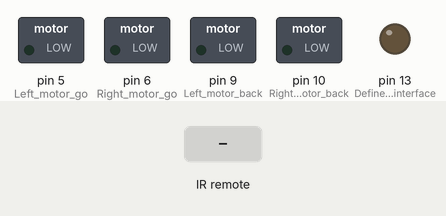
This sketch was run on a simulated Arduino Uno, built with avr-gcc and run on an emulated ATmega328P. Parts: switched loads named in the sketch (green lamp = pin HIGH), output pins drawn as LEDs (lit = HIGH). The inputs (shaded band) are chosen by the test bench.

Above: at 1.2 s.
1.3 s: infrared code 0x00FF18E7 received
At 2.5 s:
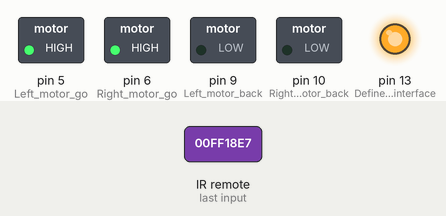
2.8 s: infrared code 0x00FF4AB5 received
At 3.7 s:
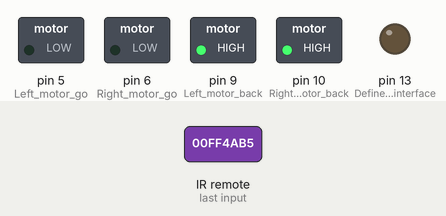
4.3 s: infrared code 0x00FF10EF received
At 4.9 s:
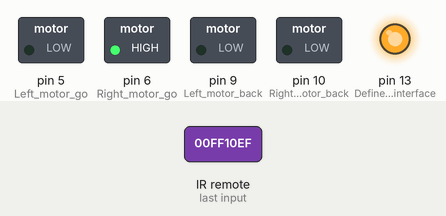
5.8 s: infrared code 0x00FF5AA5 received
At 7.0 s:
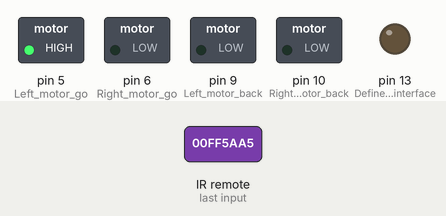
7.3 s: infrared code 0x00FF38C7 received
At 8.4 s:
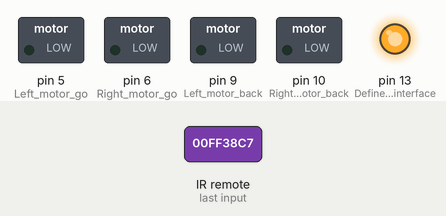
8.8 s: infrared code 0x00FF30CF received
At 9.5 s:
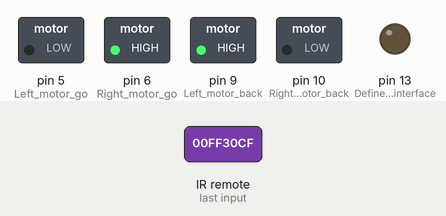
Timing chart, 0 to 11.3 s (numbered marks = the images above; inputs shaded):
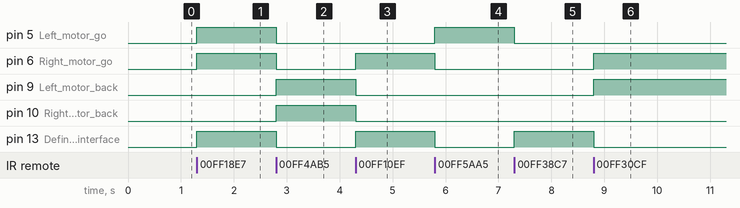

The sketch:

Remote_contorl.ino
```cpp
//============================yahboom========================================
//  Intelligent car IRemote contorl

//In the experiment, the received infrared signal is used as the signal for the distribution remote control,
//and the signal value can be printed out with other infrared signals control.

//The speed of the motor can not be adjusted in this experiment.
//The adjustment of the PWM value will affect the signal reception of the infrared
//=============================================================================
#include <IRremote.h>
int RECV_PIN = A4;//declare port
IRrecv irrecv(RECV_PIN);
decode_results results;//declare structure
int on = 0;//Marker bit
unsigned long last = millis();

long run_car = 0x00FF18E7;   //key 2
long back_car = 0x00FF4AB5;  //key 8
long left_car = 0x00FF10EF;  //key 4
long right_car = 0x00FF5AA5; //key 6
long stop_car = 0x00FF38C7;  //key 5
long left_turn = 0x00ff30CF; //key 1
long right_turn = 0x00FF7A85;//key 3
//==============================
int Left_motor_back=9;     //(IN1)
int Left_motor_go=5;       //(IN2)
int Right_motor_go=6;      //(IN3)
int Right_motor_back=10;   //(IN4)

void setup()
{
  //Initialize the motor drive IO for output mode
  pinMode(Left_motor_go,OUTPUT); // PIN 5 (PWM)
  pinMode(Left_motor_back,OUTPUT); // PIN 9 (PWM)
  pinMode(Right_motor_go,OUTPUT);// PIN 6 (PWM)
  pinMode(Right_motor_back,OUTPUT);// PIN 10 (PWM)
  pinMode(13, OUTPUT);  //Define the key interface for the input interface
  Serial.begin(9600);	//baud rate 9600
  irrecv.enableIRIn();  // Start the receiver
}
void run()
{
  digitalWrite(Right_motor_go,HIGH);  //right motor go
  digitalWrite(Right_motor_back,LOW);
  //analogWrite(Right_motor_go,200);//PWM ratio 0~255 speed control,
                                 //the difference of left and right wheel slightly increase or decrease
  //analogWrite(Right_motor_back,0);
  digitalWrite(Left_motor_go,HIGH);   // left motor go
  digitalWrite(Left_motor_back,LOW);
  //analogWrite(Left_motor_go,200);//PWM ratio 0~255 speed control,
                                   //the difference of left and right wheel slightly increase or decrease
  //analogWrite(Left_motor_back,0);
  //delay(time * 100);   //execution time, can be adjusted
}

void brake()
{
  digitalWrite(Right_motor_go,LOW);
  digitalWrite(Right_motor_back,LOW);
  digitalWrite(Left_motor_go,LOW);
  digitalWrite(Left_motor_back,LOW);
  //delay(time * 100);//execution time, can be adjusted
}

void left()         //turn left(left wheel stop,right wheel go)
{
  digitalWrite(Right_motor_go,HIGH);	//right motor go
  digitalWrite(Right_motor_back,LOW);
  //analogWrite(Right_motor_go,200);
  //analogWrite(Right_motor_back,0); //PWM ratio 0~255 speed control
  digitalWrite(Left_motor_go,LOW);
  digitalWrite(Left_motor_back,LOW);
  //analogWrite(Left_motor_go,0);
  //analogWrite(Left_motor_back,0);//PWM ratio 0~255 speed control
  //delay(time * 100);	//execution time, can be adjusted
}

void spin_left()         //left rotation(left wheel back，right wheel go)
{
  digitalWrite(Right_motor_go,HIGH);	//right motor go
  digitalWrite(Right_motor_back,LOW);
  //analogWrite(Right_motor_go,200);
  //analogWrite(Right_motor_back,0); //PWM ratio 0~255 speed control
  digitalWrite(Left_motor_go,LOW);   //left motor back
  digitalWrite(Left_motor_back,HIGH);
  //analogWrite(Left_motor_go,0);
  //analogWrite(Left_motor_back,200);//PWM ratio 0~255 speed control
  //delay(time * 100);	//execution time, can be adjusted
}

void right()        //turn right (right wheel stop,left wheel go)
{
  digitalWrite(Right_motor_go,LOW);
  digitalWrite(Right_motor_back,LOW);
  //analogWrite(Right_motor_go,0);
  //analogWrite(Right_motor_back,0);//PWM ratio 0~255 speed control
  digitalWrite(Left_motor_go,HIGH); //left motor go
  digitalWrite(Left_motor_back,LOW);
  //analogWrite(Left_motor_go,200);
  //analogWrite(Left_motor_back,0);//PWM ratio 0~255 speed control
  //delay(time * 100);	//execution time, can be adjusted
}

void spin_right()        //right rotation(right wheel back,left wheel go)
{
  digitalWrite(Right_motor_go,LOW);
  digitalWrite(Right_motor_back,HIGH);  //right motor back
  //analogWrite(Right_motor_go,0);
  //analogWrite(Right_motor_back,200);  //PWM ratio 0~255 speed control
  digitalWrite(Left_motor_go,HIGH);     //left motor go
  digitalWrite(Left_motor_back,LOW);
  //analogWrite(Left_motor_go,200);
  //analogWrite(Left_motor_back,0);    //PWM ratio 0~255 speed control
  //delay(time * 100);	//execution time, can be adjusted
}

void back()
{
  digitalWrite(Right_motor_go,LOW);   //right motor back
  digitalWrite(Right_motor_back,HIGH);
  //analogWrite(Right_motor_go,0);
  //analogWrite(Right_motor_back,150);//PWM ratio 0~255 speed control
  digitalWrite(Left_motor_go,LOW);    //left motor back
  digitalWrite(Left_motor_back,HIGH);
  //analogWrite(Left_motor_go,0);
  //analogWrite(Left_motor_back,150);//PWM ratio 0~255 speed control
  //delay(time * 100);     //execution time, can be adjusted
}

void dump(decode_results *results)
{
  int count = results->rawlen;
  if (results->decode_type == UNKNOWN)
  {
    //Serial.println("Could not decode message");
    brake();
  }
//Serial port printing, debugging can be opened,
//the actual operation will affect the speed of reaction, it is recommended to shield
/*
  else
  {

    if (results->decode_type == NEC)
    {
      Serial.print("Decoded NEC: ");
    }
    else if (results->decode_type == SONY)
    {
      Serial.print("Decoded SONY: ");
    }
    else if (results->decode_type == RC5)
    {
      Serial.print("Decoded RC5: ");
    }
    else if (results->decode_type == RC6)
    {
      Serial.print("Decoded RC6: ");
    }
    Serial.print(results->value, HEX);
    Serial.print(" (");
    Serial.print(results->bits, DEC);
    Serial.println(" bits)");

  }
  Serial.print("Raw (");
  Serial.print(count, DEC);
  Serial.print("): ");

  for (int i = 0; i < count; i++)
  {
    if ((i % 2) == 1)
    {
      Serial.print(results->rawbuf[i]*USECPERTICK, DEC);
    }
    else
    {
      Serial.print(-(int)results->rawbuf[i]*USECPERTICK, DEC);
    }
    Serial.print(" ");
  }
  Serial.println("");
*/
}

void loop()
{
  if (irrecv.decode(&results)) //Call library function: decode
  {
    // If it's been at least 1/4 second since the last
    // IR received, toggle the relay
    if (millis() - last > 250) //Determine the received signal
    {
      on = !on;
      digitalWrite(13, on ? HIGH : LOW);
      //The signal is received on the board, led_twinkle

      dump(&results);//Decoded infrared signal
    }
    if (results.value == run_car )//key 2
      run();
    if (results.value == back_car )//key 8
      back();
    if (results.value == left_car )//key 4
      left();//turn left
    if (results.value == right_car )//key 6
      right();//turn right
    if (results.value == stop_car )//key 5
      brake();
    if (results.value == left_turn )//key 1
      spin_left();//left retation
    if (results.value == right_turn )//key 3
      spin_right();//right retation
    last = millis();
    irrecv.resume(); // Receive the next value
  }
}
```

Measured:
- after the input at 1.3 s, pin 5 (Left_motor_go), pin 6 (Right_motor_go), pin 13 (Define_the_key_interface): LOW → HIGH at once
- after the input at 2.8 s, pin 5 (Left_motor_go), pin 6 (Right_motor_go), pin 13 (Define_the_key_interface): HIGH → LOW at once; pin 9 (Left_motor_back), pin 10 (Right_motor_back): LOW → HIGH at once
- after the input at 4.3 s, pin 6 (Right_motor_go), pin 13 (Define_the_key_interface): LOW → HIGH at once; pin 9 (Left_motor_back), pin 10 (Right_motor_back): HIGH → LOW at once
- after the input at 5.8 s, pin 5 (Left_motor_go): LOW → HIGH at once; pin 6 (Right_motor_go), pin 13 (Define_the_key_interface): HIGH → LOW at once
- after the input at 7.3 s, pin 5 (Left_motor_go): HIGH → LOW at once; pin 13 (Define_the_key_interface): LOW → HIGH at once
- after the input at 8.8 s, pin 6 (Right_motor_go), pin 9 (Left_motor_back): LOW → HIGH at once; pin 13 (Define_the_key_interface): HIGH → LOW at once
